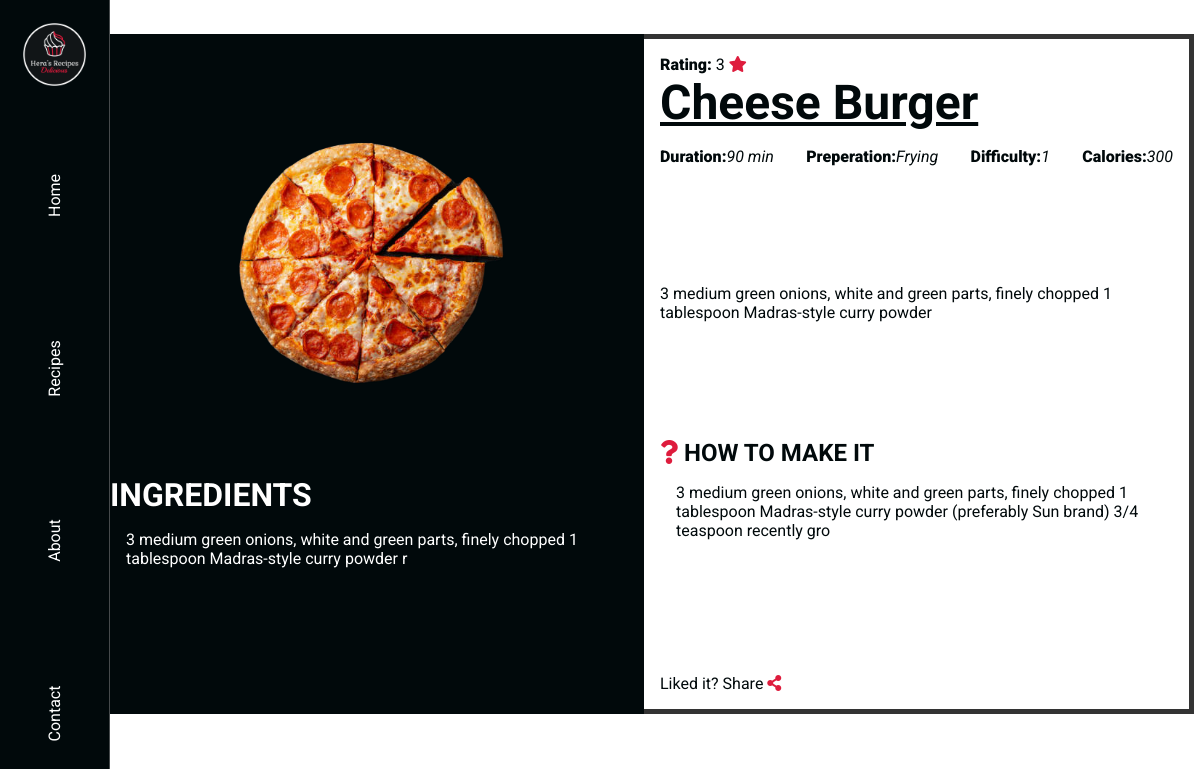
The page /index.php?pageid=index5.php&recipe_id=59 on the database its author committed.
### tables this page shows
CREATE TABLE `recipe` (
  `recipe_id` int(11) NOT NULL,
  `recipe_name` varchar(20) NOT NULL,
  `recipe_description` varchar(150) NOT NULL,
  `recipe_image` text NOT NULL,
  `recipe_difficulty` int(1) NOT NULL,
  `recipe_calory` int(4) NOT NULL,
  `recipe_duration` int(11) NOT NULL,
  `recipe_class` varchar(15) NOT NULL,
  `recipe_ingredients` varchar(300) NOT NULL,
  `recipe_rating` int(1) NOT NULL,
  `recipe_steps` varchar(150) NOT NULL
);

### Views/includes/details.php (the view, shortened to what this page needs)
<?php include($_SERVER["DOCUMENT_ROOT"]."/HERA-RECIPES/Helpers/connectDB.php");?>
<?php
if(isset($_GET["recipe_id"])){
    $id = $_GET["recipe_id"];
    $sql = "SELECT * FROM recipe WHERE recipe_id = '$id'";
    if($rows = $connection->query($sql)){
        while($row = mysqli_fetch_array($rows)){
            echo "
            <section class='product-section'>
        <div class='product-show'>
            <div class='product-image'>
                <img src='./public/images/pizza-product.png'>
            </div>
            <div class='product-ingredients'>
                <h3 class='ingredient-hearding'>Ingredients</h3>
                <ul class='ingredients'>
                    {$row['recipe_ingredients']}
                </ul>
            </div>
        </div>
        <div class='product-information-block'>
            <div class='product-header'>
                <p class='product-rating'><span>Rating:</span> {$row["recipe_rating"]} <span class='prd-star'><i class='fas fa-star'></i></span></p>
                <h1 class='product-heading'>{$row["recipe_name"]}</h1>
                <div class='product-brief-informations'>
                    <div class='product-information'>
                        <span class='prd-label'>Duration: </span>
                        <span class='prd-data'>{$row["recipe_duration"]} min</span>
                    </div>
                    <div class='product-information'>
                        <span class='prd-label'>Preperation:</span>
                        <span class='prd-data'>{$row["recipe_class"]}</span>
                    </div>
                    <div class='product-information'>
                        <span class='prd-label'>Difficulty:</span>
                        <span class='prd-data'>{$row["recipe_difficulty"]}</span>
                    </div>
                    <div class='product-information'>
                        <span class='prd-label'>Calories:</span>
                        <span class='prd-data'>{$row["recipe_calory"]}</span>
                    </div>
                </div>
            </div>
            <div class='product-description'>
                {$row["recipe_description"]}
            </div>
            <div class='product-preperation-steps'>
                <div class='product-steps'>
                    <h3><i class='fas fa-question'></i> HOW TO MAKE IT</h3>
                    <ol class='steps'>
                        {$row['recipe_steps']}
                    </ol>
                </div>
            </div>
            <div class='share'>
                Liked it? Share <span> <i class='fas fa-share-alt'></i></span>
            </div>
        </div>
    </section>
            ";
        }
    }
}
?>

### Views/partials/header.php (shortened to what this page needs)
<head>
    <link rel="stylesheet" href="https://use.fontawesome.com/releases/v5.15.3/css/all.css"
>
    <link rel="stylesheet" href="./public/css/index.css">
</head>

### index.php (shortened to what this page needs)
<?php include($_SERVER["DOCUMENT_ROOT"]."/HERA-RECIPES/Views/partials/header.php") ?>
<body>
<?php include($_SERVER["DOCUMENT_ROOT"]."/HERA-RECIPES/Views/partials/navbar.php") ?>
<?php
if(isset($_GET["pageid"])){
    $page = $_GET["pageid"];
    switch($page) {
        case 'index5.php':
            include($_SERVER["DOCUMENT_ROOT"]."/HERA-RECIPES/Views/includes/details.php");
        break;
        }
    } else {
        include($_SERVER["DOCUMENT_ROOT"].'/HERA-RECIPES/Views/includes/index.php');
    }
?>
</body>

### Views/partials/navbar.php
<?php include($_SERVER["DOCUMENT_ROOT"]."/HERA-RECIPES/Helpers/activeLink.php")?>
<nav>
    <div class="logo-block">
        <img src="./public/images/logo.png">
        </div>
        <ul class="navbar-links">
             <li class="<?php active("index1.php") || active("/Hera-Recipes/")?>" class="navbar-link">
                <a href="?pageid=index1.php">Home</a>
             </li>
            <li class="<?php active("index2.php")?>" class="navbar-link">
                <a href="?pageid=index2.php">Recipes</a>
             </li>
             <li class="<?php active("index3.php")?>" class="navbar-link">
                <a href="?pageid=index3.php">About</a>
             </li>
             <li class="<?php active("index4.php")?>" class="navbar-link">
                <a href="?pageid=index4.php">Contact</a>
             </li>
        </ul>
    </nav>

### Helpers/activeLink.php
<?php
function active($currect_page){
    $url_array =  explode('=', $_SERVER['REQUEST_URI']) ;
    $url = end($url_array);
  if($currect_page == $url){
      echo 'active';
  }
}
?>

### public/css/style.css (style rules this page uses)
* { padding: 0; margin: 0; -webkit-box-sizing: border-box; box-sizing: border-box; font-family: 'Roboto', sans-serif; }
body { overflow-x: hidden; }
a { text-decoration: none; }

### public/css/nav.css (style rules this page uses)
nav { position: fixed; left: 0; z-index: 1; border-right: 0.1px solid rgba(235, 232, 232, 0.295); width: 110px; bottom: 0; top: 0; height: 100%; background-color: var(--nav-bar-backgroundColor); display: -webkit-box; display: -ms-flexbox; display: flex; -webkit-box-pack: center; -ms-flex-pack: center; justify-content: center; -webkit-box-orient: vertical; -webkit-box-direction: normal; -ms-flex-direction: column; flex-direction: column; overflow: hidden; }
nav .logo-block { display: -webkit-box; display: -ms-flexbox; display: flex; -webkit-box-pack: center; -ms-flex-pack: center; justify-content: center; -webkit-box-orient: vertical; -webkit-box-direction: normal; -ms-flex-direction: column; flex-direction: column; -webkit-box-align: center; -ms-flex-align: center; align-items: center; padding: 1rem; }
nav .logo-block img { display: -webkit-box; display: -ms-flexbox; display: flex; -webkit-box-pack: center; -ms-flex-pack: center; justify-content: center; -webkit-box-orient: vertical; -webkit-box-direction: normal; -ms-flex-direction: column; flex-direction: column; -webkit-box-align: center; -ms-flex-align: center; align-items: center; width: 100%; height: 100%; -o-object-fit: cover; object-fit: cover; }
nav .navbar-links { height: 100%; -webkit-box-align: center; -ms-flex-align: center; align-items: center; list-style: none; display: -ms-grid; display: grid; -ms-grid-rows: (1fr)[4]; grid-template-rows: repeat(4, 1fr); -webkit-box-pack: center; -ms-flex-pack: center; justify-content: center; -ms-flex-line-pack: center; align-content: center; }
nav .navbar-links li { cursor: pointer; -ms-grid-column-align: center; justify-self: center; overflow: hidden; padding: 4rem; -webkit-transform: rotate(-90deg); transform: rotate(-90deg); -ms-flex-line-pack: center; align-content: center; -webkit-box-align: center; -ms-flex-align: center; align-items: center; }
nav .navbar-links li a { color: #fff; }

### rows shown on the page
recipe: recipe_ingredients "3 medium green onions, white and green parts, finely chopped 1 tablespoon Madras-style curry powder r", recipe_rating "3", recipe_name "Cheese Burger", recipe_duration "90", recipe_class "Frying", recipe_difficulty "1", recipe_calory "300", recipe_description "3 medium green onions, white and green parts, finely chopped 1 tablespoon Madras-style curry powder", recipe_steps "3 medium green onions, white and green parts, finely chopped 1 tablespoon Madras-style curry powder (preferably Sun brand) 3/4 teaspoon recently gro"
